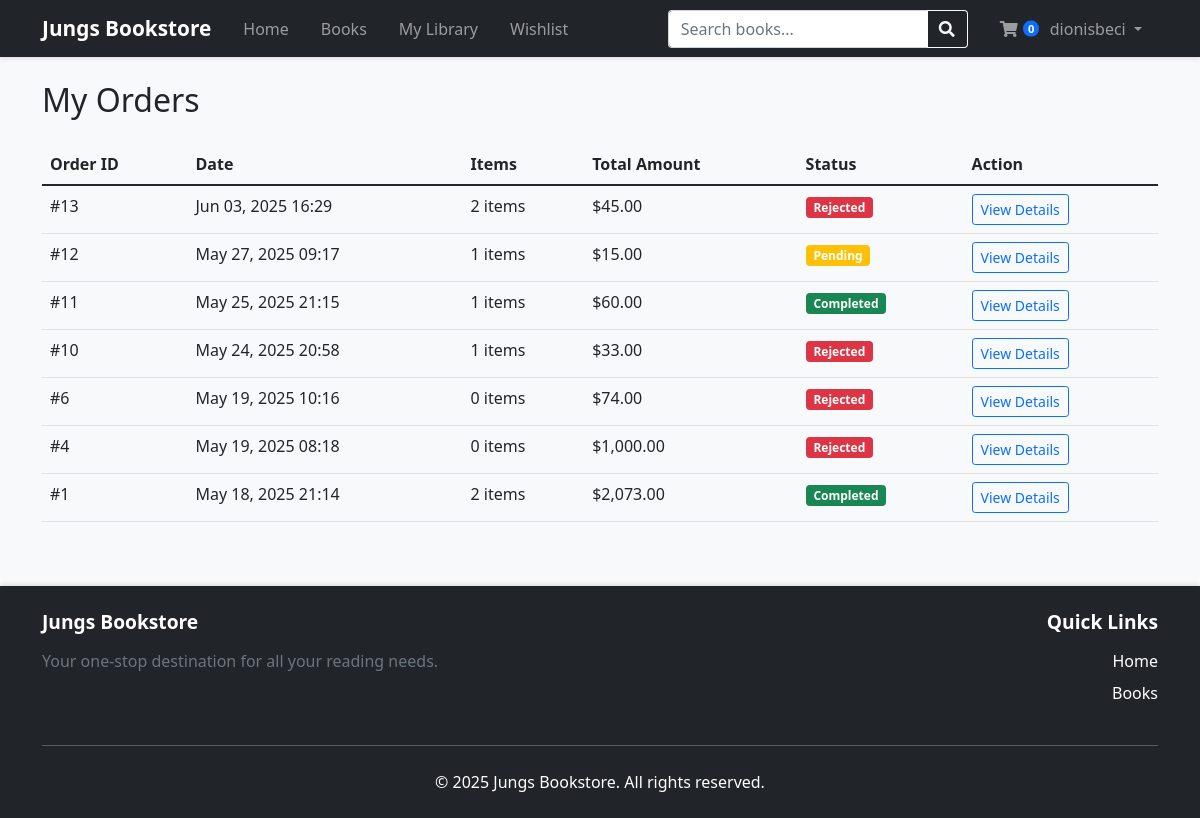
Page /orders.php (signed in) on the committed database.
### tables this page shows
CREATE TABLE `orders` (
  `id` int(11) NOT NULL,
  `user_id` int(11) NOT NULL,
  `total_amount` decimal(10,2) NOT NULL,
  `status` enum('pending','completed','rejected') DEFAULT 'pending',
  `order_date` timestamp NOT NULL DEFAULT current_timestamp()
);

### orders.php (the view, shortened to what this page needs)
<?php
require_once 'config/database.php';
$sql = "SELECT o.*, COUNT(oi.id) as item_count
        FROM orders o
        LEFT JOIN order_items oi ON o.id = oi.order_id
        WHERE o.user_id = ?
        GROUP BY o.id
        ORDER BY o.order_date DESC";
if ($stmt = mysqli_prepare($conn, $sql)) {
    mysqli_stmt_bind_param($stmt, "i", $_SESSION['user_id']);
    mysqli_stmt_execute($stmt);
    $orders = mysqli_stmt_get_result($stmt);
}
?>
<!DOCTYPE html>
<html lang="en">
<head>
    <link href="https://cdn.jsdelivr.net/npm/bootstrap@5.1.3/dist/css/bootstrap.min.css" rel="stylesheet">
    <link href="https://cdnjs.cloudflare.com/ajax/libs/font-awesome/5.15.4/css/all.min.css" rel="stylesheet">
    <link rel="stylesheet" href="assets/css/style.css">
</head>
<body>
    <?php include 'includes/header.php'; ?>
    <div class="container mt-4">
        <h2 class="mb-4">My Orders</h2>
        <?php if (mysqli_num_rows($orders) > 0): ?>
            <div class="table-responsive">
                <table class="table">
                    <thead>
                        <tr>
                            <th>Order ID</th>
                            <th>Date</th>
                            <th>Items</th>
                            <th>Total Amount</th>
                            <th>Status</th>
                            <th>Action</th>
                        </tr>
                    </thead>
                    <tbody>
                        <?php while ($order = mysqli_fetch_assoc($orders)): ?>
                            <tr>
                                <td>#<?php echo $order['id']; ?></td>
                                <td><?php echo date('M d, Y H:i', strtotime($order['order_date'])); ?></td>
                                <td><?php echo $order['item_count']; ?> items</td>
                                <td>$<?php echo number_format($order['total_amount'], 2); ?></td>
                                <td>
                                    <?php
                                    $status_class = [
                                        'pending' => 'warning',
                                        'completed' => 'success',
                                        'rejected' => 'danger'
                                    ];
                                    ?>
                                    <span class="badge bg-<?php echo $status_class[$order['status']]; ?>">
                                        <?php echo ucfirst($order['status']); ?>
                                    </span>
                                </td>
                                <td>
                                    <a href="view_order.php?id=<?php echo $order['id']; ?>" class="btn btn-sm btn-outline-primary">
                                        View Details
                                    </a>
                                </td>
                            </tr>
                        <?php endwhile; ?>
                    </tbody>
                </table>
            </div>
        <?php endif; ?>
    </div>
    <?php include 'includes/footer.php'; ?>
</body>
</html>

### assets/css/style.css (style rules this page uses)
body { min-height: 100vh; display: flex; flex-direction: column; background-color: #f8f9fa; }
.container { flex: 1; }

### rows in the picture
orders: id "13", order_date "Jun 03, 2025 16:29", item_count "2", total_amount "45.00", status "Rejected"
orders: id "12", order_date "May 27, 2025 09:17", item_count "1", total_amount "15.00", status "Pending"
orders: id "11", order_date "May 25, 2025 21:15", item_count "1", total_amount "60.00", status "Completed"
orders: id "10", order_date "May 24, 2025 20:58", item_count "1", total_amount "33.00", status "Rejected"
orders: id "6", order_date "May 19, 2025 10:16", item_count "0", total_amount "74.00", status "Rejected"
orders: id "4", order_date "May 19, 2025 08:18", item_count "0", total_amount "1,000.00", status "Rejected"
orders: id "1", order_date "May 18, 2025 21:14", item_count "2", total_amount "2,073.00", status "Completed"

### other values in the picture
$_SESSION['username'] "dionisbeci"
